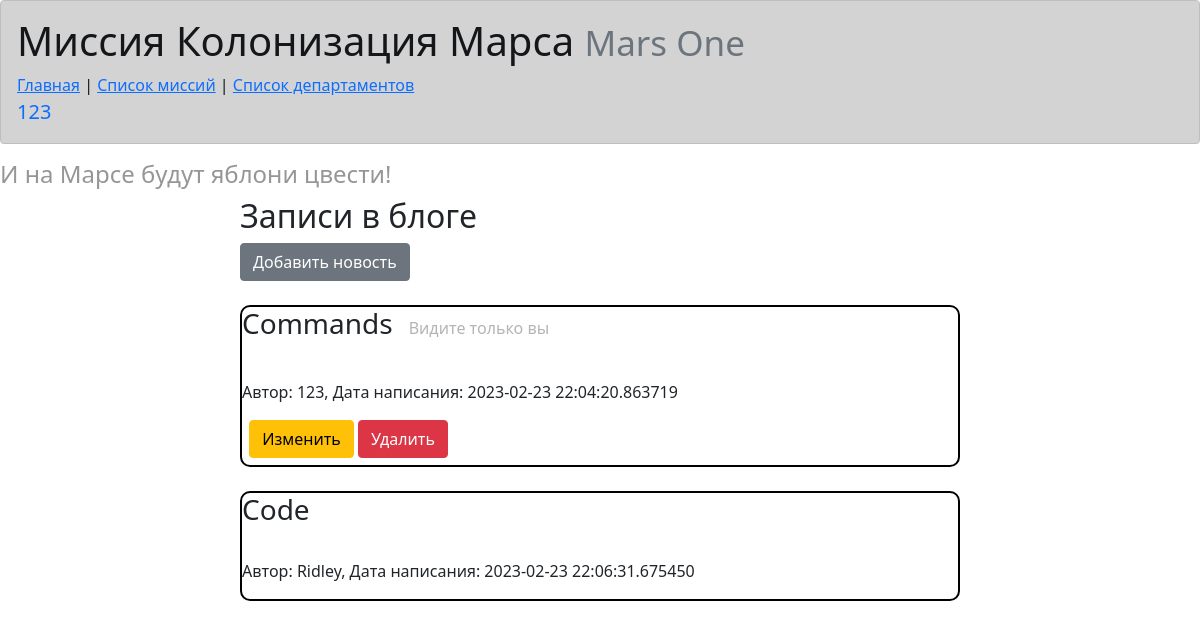
Screenshot of /index (signed in) with the database file from the repository.
### data/users.py (models this page shows, shortened)
class User(SqlAlchemyBase, UserMixin):
    __tablename__ = 'users'
    id = sqlalchemy.Column(sqlalchemy.Integer, primary_key=True, autoincrement=True)
    surname = sqlalchemy.Column(sqlalchemy.String, nullable=True)
    name = sqlalchemy.Column(sqlalchemy.String, nullable=True)
    age = sqlalchemy.Column(sqlalchemy.Integer, nullable=True)
    position = sqlalchemy.Column(sqlalchemy.String, nullable=True)
    speciality = sqlalchemy.Column(sqlalchemy.String, nullable=True)
    address = sqlalchemy.Column(sqlalchemy.String, nullable=True)
    email = sqlalchemy.Column(sqlalchemy.String, nullable=False, unique=True, index=True)
    hashed_password = sqlalchemy.Column(sqlalchemy.String, nullable=True)
    modified_date = sqlalchemy.Column(sqlalchemy.DateTime, default=datetime.datetime.now)

### data/news.py (models this page shows)
class News(SqlAlchemyBase):
    __tablename__ = 'news'
    id = sqlalchemy.Column(sqlalchemy.Integer,
                           primary_key=True, autoincrement=True)
    title = sqlalchemy.Column(sqlalchemy.String, nullable=True)
    content = sqlalchemy.Column(sqlalchemy.String, nullable=True)
    created_date = sqlalchemy.Column(sqlalchemy.DateTime,
                                     default=datetime.datetime.now)
    is_private = sqlalchemy.Column(sqlalchemy.Boolean, default=True)
    user_id = sqlalchemy.Column(sqlalchemy.Integer,
                                sqlalchemy.ForeignKey("users.id"))
    user = orm.relationship('User')

### main.py (the view)
@app.route('/')
@app.route('/index')
def base():
    db_sess = db_session.create_session()
    if current_user.is_authenticated:
        news = db_sess.query(News).filter(
            (News.user == current_user) | (News.is_private != True))
    else:
        news = db_sess.query(News).filter(News.is_private != True)
    return render_template('common.html', news=news)

### data/db_session.py (called while the page is built)
def create_session() -> Session:
    global __factory
    return __factory()

### main.py (called while the page is built)
@login_manager.user_loader
def load_user(user_id):
    db_sess = db_session.create_session()
    return db_sess.query(User).get(user_id)

### templates/common.html
{% extends "base.html" %}
{% block content %}
<h2>Записи в блоге</h2>
<div id="news">
{% if current_user.is_authenticated %}
    <a href="news" class="btn btn-secondary">Добавить новость</a><br/><br/>
{% endif %}
    {% for new in news %}
        <div class="post">
            <h3 class="news_title">{{ new.title }}</h3>{% if new.is_private %}&emsp;<p class="private_flag">Видите только вы</p>{% endif %}
            <p>{{ new.content }}<br/>
            Автор: {{ new.user.name }}, Дата написания: {{ new.created_date }}</p>
            {% if current_user.is_authenticated and current_user == new.user or current_user.id == 1 %}
                <div class="btns">
                    <a href="/news/{{ new.id }}" class="btn btn-warning">
                        Изменить
                    </a>
                    <a href="/news_delete/{{ new.id }}" class="btn btn-danger">
                        Удалить
                    </a>
                </div>
            {% endif %}
        </div>
    <br/>
    {% endfor %}
</div>
{% endblock %}

### templates/base.html (shortened to what this page needs)
<!DOCTYPE html>
<html lang="en">
<head>
    <link rel="stylesheet" href="/static/css/style.css"/>
    <link rel="stylesheet"
          href="https://cdn.jsdelivr.net/npm/bootstrap@5.0.0-beta1/dist/css/bootstrap.min.css"
>
</head>
<body>
<nav>
<div class="alert alert-dark" role="alert">
    <h1>Миссия Колонизация Марса
        <small class="text-muted">Mars One</small>
    </h1>
<a href="/">Главная</a> | <a href="/jobs">Список миссий</a> | <a href="/departments">Список департаментов</a><br/>
<a>
{% if current_user.is_authenticated %}
    <a class="navbar-brand" href="/logout">{{ current_user.name }}</a>
{% else %}
    <a>
        <a class="btn btn-primary " href="/register">Зарегистрироваться</a>
        <a class="btn btn-success" href="/login">Войти</a>
    </a>
{% endif %}
</a>
</div>
</nav>
<h4>И на Марсе будут яблони цвести!</h4>
{% block content %}{% endblock %}
</body>
</html>

### static/css/style.css (style rules this page uses)
h4 { color: rgb(150, 150, 150); }
h2 { margin-left: 20%; }
.news_title { display:inline-block; }
h3 { display: table; margin: 0 auto; }
a { color: #4a0000; }
#news { max-width: 60%; margin-left: 20%; margin-right: 20%; }
.post { border: 2px solid black; border-radius: 10px; }
.private_flag { color: rgb(180, 180, 180); display:inline-block; }
.btns { margin-left: 1%; margin-bottom: 1%; }

### rows the page displays
User: name "123"
News: title "Commands", is_private "Видите только вы", user.name "123", created_date "2023-02-23 22:04:20.863719"
News: title "Code", user.name "Ridley", created_date "2023-02-23 22:06:31.675450"
